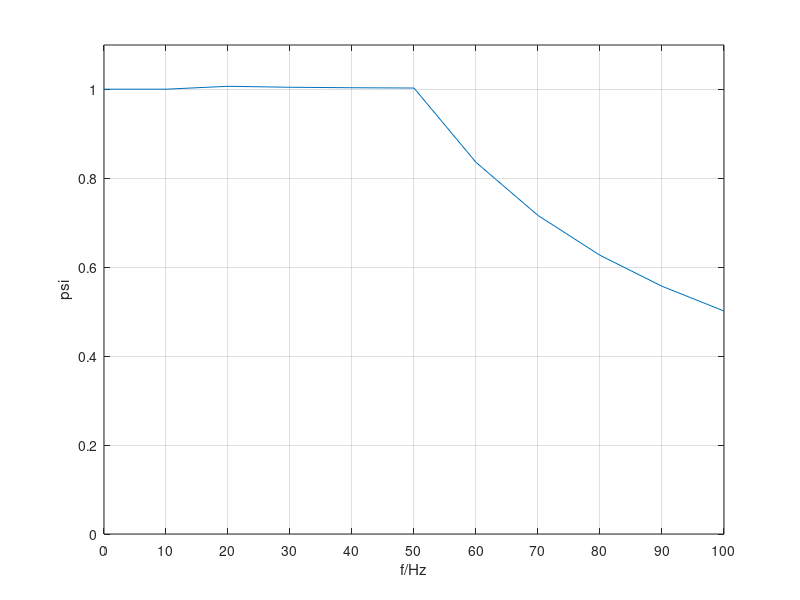

Here is the MATLAB script that generated this plot:
f = 0:10:100;
psi = [1.000610895 1.000610895 1.007108368 1.004942544 1.003859632 1.003209884 0.836008237 0.716578489 0.627006178 0.557338825 0.501604942];

plot(f,psi)

xticks([0:10:100]);
ylim([0 1.1]);

xlabel('f/Hz');
ylabel('psi');

grid('on')

%matlab2tikz


